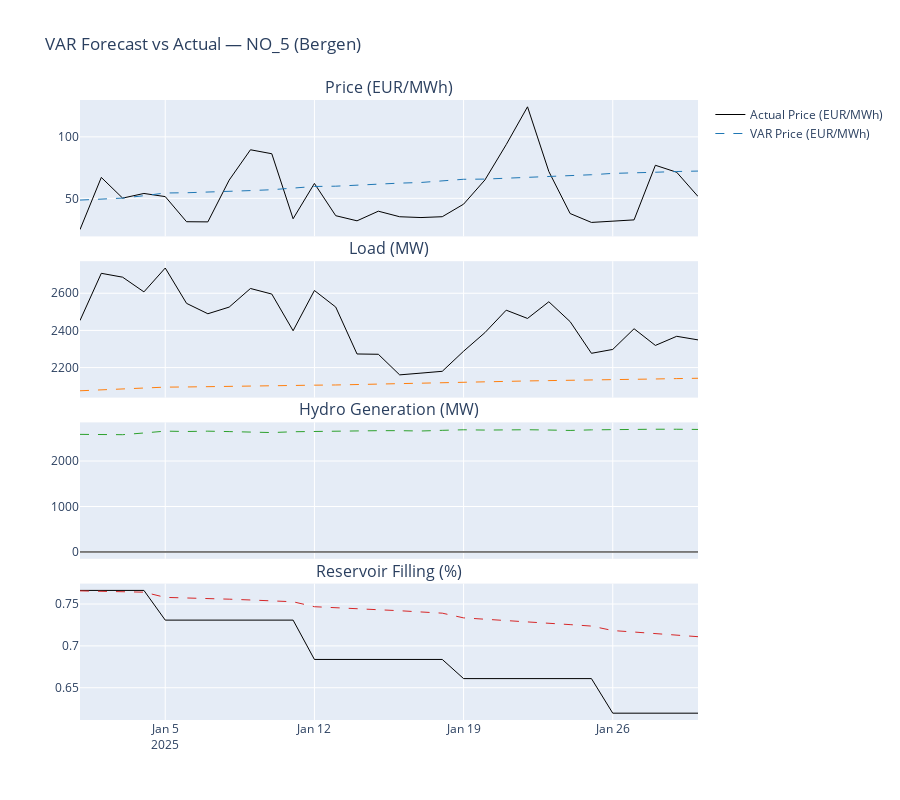

Notebook cell for this chart:
### Code cell
# Plot VAR predictions vs actuals
fig = make_subplots(
    rows=len(available), cols=1,
    subplot_titles=[TARGETS[t] for t in available],
    shared_xaxes=True,
    vertical_spacing=0.04,
)

for i, col in enumerate(available):
    # Actual
    fig.add_trace(
        go.Scatter(
            x=val_aligned.index, y=val_aligned[col],
            name=f"Actual {TARGETS[col]}", line=dict(color="black", width=1),
            legendgroup=col, showlegend=(i == 0),
        ),
        row=i + 1, col=1,
    )
    # VAR prediction
    if col in pred_levels.columns:
        fig.add_trace(
            go.Scatter(
                x=pred_levels.index, y=pred_levels[col],
                name=f"VAR {TARGETS[col]}", line=dict(color=colors[i], width=1, dash="dash"),
                legendgroup=col, showlegend=(i == 0),
            ),
            row=i + 1, col=1,
        )

fig.update_layout(
    height=800,
    title_text=f"VAR Forecast vs Actual — {ZONE} ({ZONE_NAME})",
    showlegend=True,
)
fig.show()
